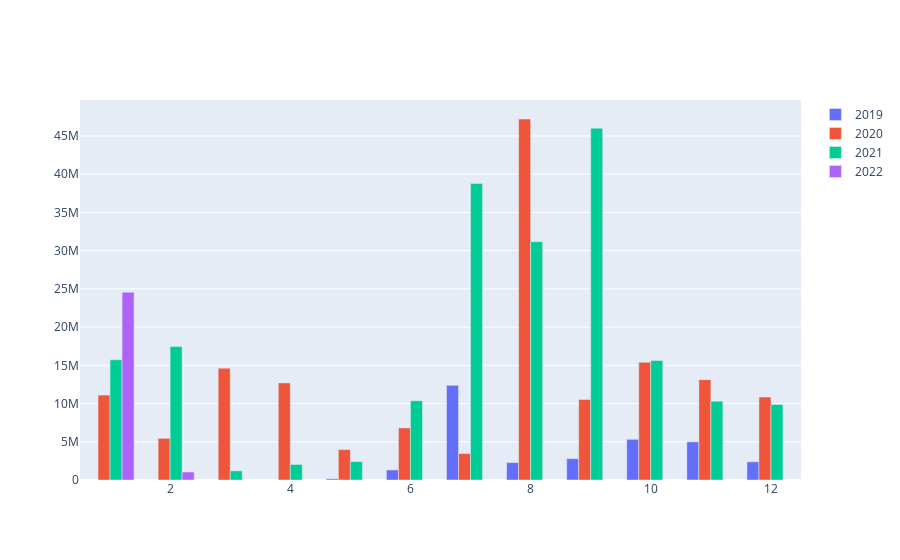

Notebook code cell kept with this figure:
### Code cell
df = pd.read_sql(SQL_TGs, engine)
data = []
for ano in df.Ano.unique():
    df_filter = df[df.Ano==ano]
    x = list(df_filter['Mês'].values)
    y = list(df_filter[df.Ano==ano].ValorTotal.values)
    bar = go.Bar(name=str(ano), x=x, y=y)
    data.append(bar)
fig = go.Figure(data=data)
fig.show()

### Figure 1 — Plotly figure (JSON) as saved in the notebook; plotly's stock layout.template omitted (floating-point values rounded to 4 significant figures)
{"data": [{"name": "2019", "type": "bar", "x": [5, 6, 7, 8, 9, 10, 11, 12], "y": [163311, 1321000.0, 12390000.0, 2279715, 2792420, 5324000.0, 4996709, 2381000.0]}, {"name": "2020", "type": "bar", "x": [1, 2, 3, 4, 5, 6, 7, 8, 9, 10, 11, 12], "y": [11100000.0, 5449000.0, 14630000.0, 12700000.0, 3977000.0, 6810000.0, 3464000.0, 47220000.0, 10540000.0, 15400000.0, 13130000.0, 10850000.0]}, {"name": "2021", "type": "bar", "x": [1, 2, 3, 4, 5, 6, 7, 8, 9, 10, 11, 12], "y": [15720000.0, 17460000.0, 1198725, 2030000.0, 2407000.0, 10370000.0, 38772924, 31170000.0, 46020000.0, 15630005, 10316373, 9867645]}, {"name": "2022", "type": "bar", "x": [1, 2], "y": [24555847, 1042099]}], "layout": {}}
